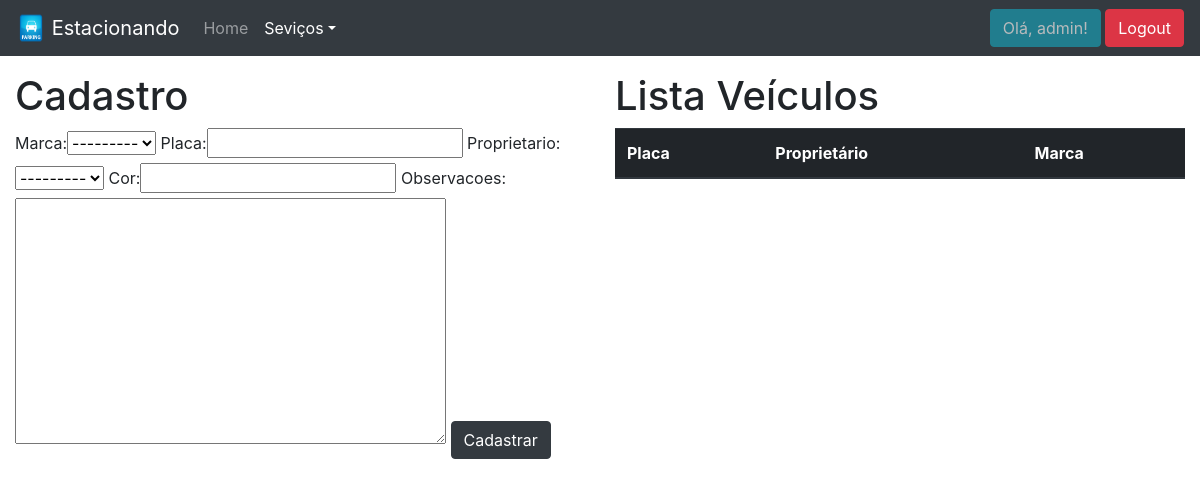
Before: /sistema/veiculos/ (signed in) with the older database file.
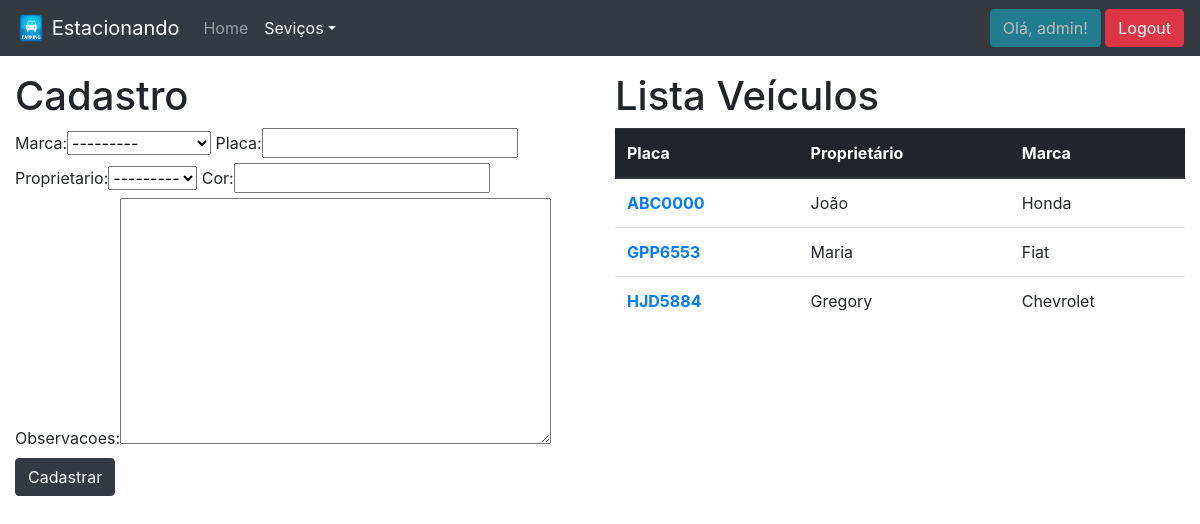
After: the same page with the newer database file.
### core/models.py (models this page shows, shortened)
class Veiculo(models.Model):
    marca = models.ForeignKey(Marca, on_delete=models.PROTECT)
    placa = models.CharField(max_length=7)
    proprietario = models.ForeignKey(Pessoa, on_delete=models.PROTECT)
    cor = models.CharField(max_length=15)
    observacoes = models.TextField(blank=True, null=True)

class Pessoa(models.Model):
    nome = models.CharField(max_length=100)
    endereco = models.CharField(max_length=200)
    telefone = models.CharField(max_length=20)
    def __str__(self):
        return self.nome

class Marca(models.Model):
    nome = models.CharField(max_length=50)
    def __str__(self):
        return self.nome

### core/views.py (the view)
# urls.py: path('veiculos/', lista_veiculos, name='core_lista_veiculos'),
@login_required
def lista_veiculos(request):
    veiculos = Veiculo.objects.all()
    form = VeiculoForm()
    dados = {'veiculos' : veiculos, 'form' : form}
    return render(request, 'core/lista_veiculos.html', dados)

### core/form.py
class VeiculoForm(ModelForm):
    class Meta:
        model = Veiculo
        fields = '__all__'

### templates/core/lista_veiculos.html (shortened to what this page needs)
{% extends 'core/base.html' %}
{% load static %}
{% load bootstrap %}
{% block menu %}
    <nav class="navbar fixed-top navbar-dark bg-dark navbar-expand-lg">
        <a class="navbar-brand" href="{% url 'website_home' %}">
            <img src="{% static 'img/CarParkingSign.png' %}" width="30" height="30" class="d-inline-block align-top" alt="">
            Estacionando
        </a>
        <div class="collapse navbar-collapse" id="navbarSupportedContent">
            <ul class="navbar-nav mr-auto">
                <li class="nav-item">
                    <a class="nav-link" href="{% url 'core_home' %}">Home</a>
                </li>
                <li class="nav-item dropdown active">
                    <a class="nav-link dropdown-toggle" href="#" id="navbarDropdown" role="button" data-toggle="dropdown" aria-haspopup="true" aria-expanded="false">Seviços</a>
                </li>
            </ul>
            <ul class="navbar-nav">
                {% if user.is_authenticated %}
                    <li class="nav-item">
                        <a class="btn btn-info disabled" href="">Olá, {{ user }}!</a>
                        <a class="btn btn-danger" href="{% url 'logout' %}">Logout</a>
                    </li>
                {% else %}
                    <li class="nav-item">
                        <a class="nav-link" href="{% url 'login' %}">Login</a>
                    </li>
                {% endif %}
            </ul>
        </div>
    </nav>
{% endblock %}
{% block main %}
    <div class="row">
        <div class="col-sm-6">
            <h1>Cadastro</h1>
            <form action="{% url 'core_novo_veiculo' %}" method="POST">
                {{ form|bootstrap }}
                <button type="submit" class="btn btn-dark">Cadastrar</button>
            </form>
        </div>
        <div class="col-sm-6">
            <h1>Lista Veículos</h1>
            <table class="table">
                <thead class="thead-dark">
                    <tr>
                        <th scope="col">Placa</th>
                        <th scope="col">Proprietário</th>
                        <th scope="col">Marca</th>
                    </tr>
                </thead>
                <tbody>
                    {% for veiculo in veiculos %}
                        <tr>
                            <th scope="row"><a href="{% url 'core_update_veiculo' veiculo.id %}">{{ veiculo.placa }}</a></th>
                            <td>{{ veiculo.proprietario }}</td>
                            <td>{{ veiculo.marca }}</td>
                        </tr>
                    {% endfor %}
                </tbody>
            </table>
        </div>
    </div>
{% endblock %}

Changed rows visible on the page:
added Veiculo: placa "ABC0000", proprietario "João", marca "Honda"
added Veiculo: placa "GPP6553", proprietario "Maria", marca "Fiat"
added Veiculo: placa "HJD5884", proprietario "Gregory", marca "Chevrolet"
